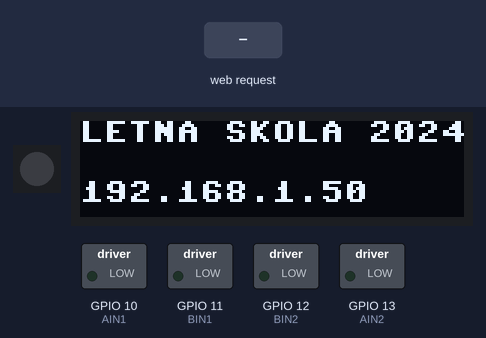
Simulated run of this program. Board: ESP32 board running MicroPython. Shown: 1 RGB LEDs in strip order, left to right, 128×32 one-colour display, switched loads named in the program (green lamp = pin HIGH). Inputs (shaded band) come from the test bench. Dim RGB values are drawn brighter than linear; WiFi joins after 1.5 s; library files of the repository ran but are not shown: ssd1306.py; what the program prints to the serial console is not drawn.

Above: at 2.7 s.
2.8 s: HTTP request GET /?start received
At 4.0 s:
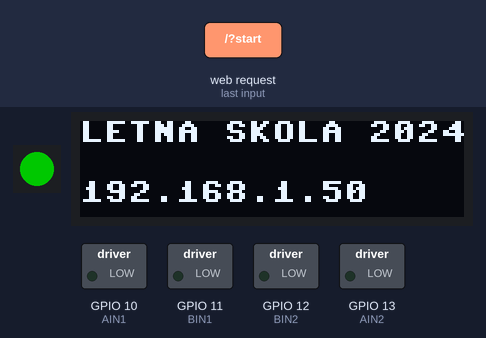
4.3 s: HTTP request GET /?stop received
At 5.3 s:
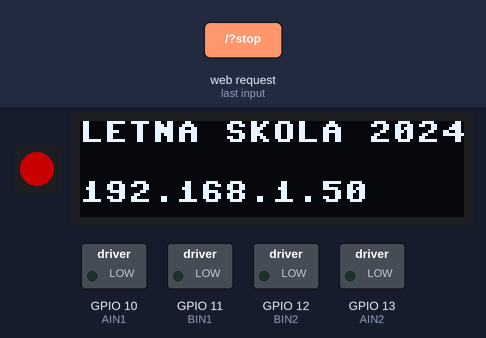
5.8 s: HTTP request GET /?leftp received
At 6.4 s:
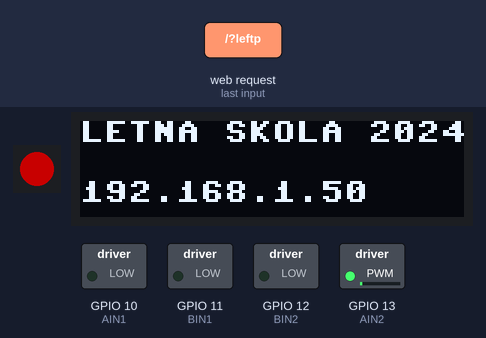
7.3 s: HTTP request GET /?rightp received
At 7.6 s:
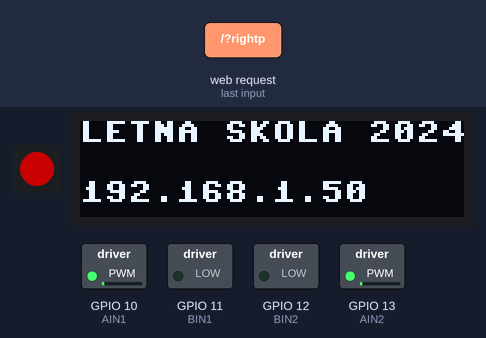
8.8 s: HTTP request GET /?leftm received
At 9.9 s:
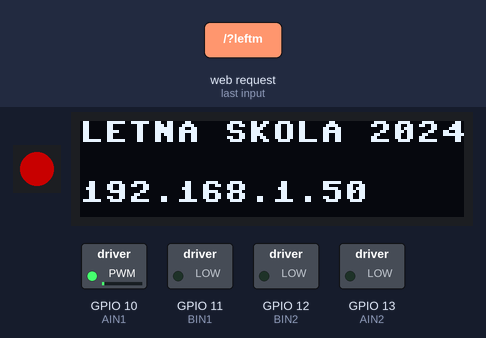
10.3 s: HTTP request GET /?leftm received
At 11.1 s:
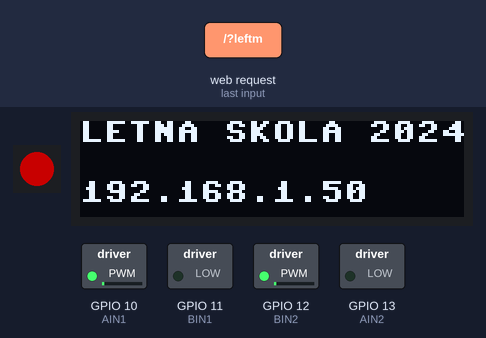
Timing chart, 0 to 12.8 s (numbered marks = the images above; inputs shaded):
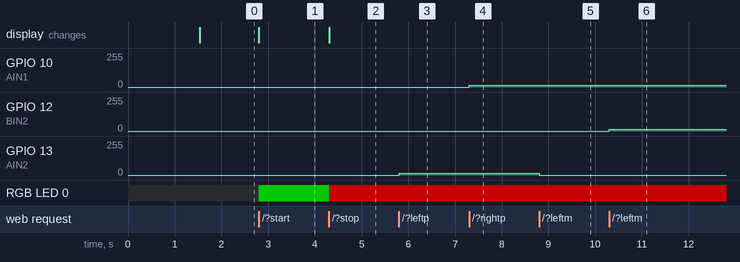

Measured:
- after the input at 2.8 s, RGB LED 0: off → RGB(0, 100, 0) at once
- after the input at 4.3 s, RGB LED 0: RGB(0, 100, 0) → RGB(100, 0, 0) at once
- after the input at 5.8 s, GPIO 13 (AIN2): 0/255 → 12/255 at once
- after the input at 7.3 s, GPIO 10 (AIN1): 0/255 → 12/255 at once
- after the input at 8.8 s, GPIO 13 (AIN2): 12/255 → 0/255 at once
- after the input at 10.3 s, GPIO 12 (BIN2): 0/255 → 12/255 at once

The program:

finalna_aplikacia.py
```python
"""
webova stranka.

online editor webstranok: https://www.w3schools.com/html/tryit.asp?filename=tryhtml_editor

"""
import sys
try:
    import usocket as socket
except:
    import socket
import network
import esp
import gc
from machine import Pin
from machine import I2C
import neopixel
import time
import trieda_motor
from ssd1306 import SSD1306_I2C

esp.osdebug(None)
gc.collect()

# nazov_wifi_siete = 'KTK-96385247'
# heslo_wifi_siete = 'Kopera00'

nazov_wifi_siete = 'KTK-LETNA_SKOLA_2024'
heslo_wifi_siete = 'veronika'

# # kod pre vytvorenie pristupoveho bodu (access point)
# ap = network.WLAN(network.AP_IF)
# ap.active(True)
# ap.config(essid=nazov_wifi_siete, authmode=3, password=heslo_wifi_siete)
# while ap.active() is False:
#     pass
# #
# print('Connection successful')
# print(ap.ifconfig())
# #
# ip_address = ap.ifconfig()[0]
# print(ip_address)


# kod pre vytvorenie klienta (client)
station = network.WLAN(network.STA_IF)
station.active(True)
if not station.isconnected():
    station.connect(nazov_wifi_siete, heslo_wifi_siete)
    while station.isconnected() is False:
        pass

print('Connection to access point successful')
print(station.ifconfig())

ip_address = station.ifconfig()[0]
print(ip_address)

np = neopixel.NeoPixel(Pin(14), 1)


def led_zhasni() -> None:
    """
    Tato funkcia zhasne seriovu RGB led diodu.

    :param: None
    :return: None
    """
    np[0] = (0, 0, 0)
    np.write()


def led_zasviet(R: int, G: int, B: int) -> None:
    """
    Tato funkcia zasvieti zvolenu farbu na seriovej RGB led diode.

    :param R: int
    :param G: int
    :param B: int
    :return: None

    Parametre:
    - prvy parameter je intenzita cervenej farby (0-255)
    - druhy parameter je intenzita zelenej farby (0-255)
    - treti parameter je intenzita modrej farby (0-255)
    """
    np[0] = (R, G, B)
    np.write()


WIDTH = 128
HEIGHT = 32
# I2C0 pin assignments
SCL = 9  # 22
SDA = 8  # 21
i2c = I2C(0, scl=Pin(SCL), sda=Pin(SDA), freq=400000)
# k = i2c.scan()
display = SSD1306_I2C(WIDTH, HEIGHT, i2c)
display.text("LETNA SKOLA 2024", 0, 0)
display.text(ip_address, 0,20 )
display.show()

mot = trieda_motor.Motor()
speed_r = 0
speed_l = 0
b_state = 'Stop'
shift_l = 0
shift_r = 0


def b_control() -> None:
    """
    Tato funkcia nastavi zvolene rychlosti na oba motory.

    :param: None
    :return: None
    """
    global speed_r
    global speed_l
    global shift_l
    global shift_r

    if speed_l >= 0:
        mot.lavy_motor_dopredu(speed_l + shift_l)
    else:
        mot.lavy_motor_dozadu((-speed_l) + shift_l)

    if speed_r >= 0:
        mot.pravy_motor_dopredu(speed_r + shift_r)
    else:
        mot.pravy_motor_dozadu((-speed_r) + shift_r)


background_color = 'white'
text_color = 'black'
change_color_text = 'turn on dark mode'


def web_page() -> str:
    """
    Tato funkcia nam vrati webovu stranku.

    :param: None
    :return: str

    Return:
    - funkcia nam navrati webovu stranku ako string.
    """
    global speed_l
    global speed_r
    global b_state
    global background_color
    global text_color
    global change_color_text
    global shift_l
    global shift_r
    html = """
    <html>
        <head>
            <title>ESP32-S2  - SHIP/CAR  -  Web Server</title>
            <meta name="viewport" content="width=device-width, initial-scale=1">
            <link rel="icon" href="data:,">

            <style>

                body{
                    background-color: """ + background_color + """;
                }

                html{
                    font-family: Helvetica;
                    display:inline-block;
                    margin: 0px auto;
                    text-align: center;
                }

                h1{
                    color: #0F3376;
                    padding: 2vh;
                }

                p{
                    font-size: 1.5rem;
                    color: """ + text_color + """;
                }

                .button{
                    display: inline-block;
                    background-color: #e7bd3b;
                    border: none;
                    border-radius: 4px;
                    color: white;
                    text-decoration: none;
                    font-size: 30px;
                    width:100%
                }

                .button2{
                    background-color: #4286f4;
                    width:49%;
                }

                input[type=text] {
                  background-color: #4286f4;
                  color: white;
                  font-size: 25px;
                }

                input[type=button], input[type=submit], input[type=reset] {
                    background-color: #e7bd3b;
                    border: none;
                    color: white;
                    padding: 16px 32px;
                    text-decoration: none;
                    margin: 4px 2px;
                    cursor: pointer;
                    font-size: 25px;
                }

                label{
                    font-size: 25px;
                    color: """ + text_color + """;
                }

            </style>

        </head>
        <body>
            <h1>ESP32-S2  - SHIP/CAR  -  Web Server</h1>

            <p><a href='/?change_color_mode'>
                <button class="button"> """ + change_color_text + """ </button>
            </a></p>

            <p>MOTOR_R: <strong>""" + str(speed_r) + """</strong></p>
            <p>MOTOR_L: <strong>""" + str(speed_l) + """</strong></p>
            <p>MOTOR_STATE: <strong>""" + b_state + """</strong></p>

            <p></p>

            <a href='/?start'>
                <button class="button">START</button>
            </a>

            <p></p>

            <a href='/?leftp'>
                <button class="button button2">MotorL+</button>
            </a>

            <a href='/?rightp'>
                <button class="button button2" >MotorR+</button>
            </a>

            <p></p>

            <a href='/?leftm'>
                <button class="button button2">MotorL-</button>
            </a>

            <a href='/?rightm'>
                <button class="button button2" >MotorR-</button>
            </a>

            <p></p>

            <a href='/?stop'>
                <button class="button button">STOP</button>
            </a>

            <p></p>

            <p>MOTOR_R_ADJUSTMENT: <strong>""" + str(shift_r) + """</strong></p>
            <p>MOTOR_L_ADJUSTMENT: <strong>""" + str(shift_l) + """</strong></p>

            <form action = '/?adjusting_speed'>
                <label for='right_adjustment'>Right wheel speed adjustment: </label>
                <input type='text' name='right_adjustment', name='left_adjustment'>
                <p></p>
                <label for='left_adjustment'>Left wheel speed adjustment: </label>
                <input type='text' name='left_adjustment', name='left_adjustment'>
                <p></p>
                <input type='submit' value='SET'>
            </form>

            <p>Author: prof. Ing. Juraj Micek PhD.</p>
            <p>University: University of Zilina</p>
            <p>Faculty: Faculty of Management, Science and Informatics</p>
            <p>Department: Department of Technical Cybernetics</p>

        </body>
    </html>"""

    return html


s = socket.socket(socket.AF_INET, socket.SOCK_STREAM)
s.setsockopt(socket.SOL_SOCKET, socket.SO_REUSEADDR, 1)
s.bind(('', 80))
s.listen(5)

while True:
    try:
        conn, addr = s.accept()
        print('Got a connection from %s' % str(addr))
        conn.settimeout(5)
        request = conn.recv(1024)
        # print(request)
        request = str(request, 'utf-8')
        # print('The Content = %s' % request)

        change_color = request.find('/?change_color_mode')
        if change_color == 4:
            if background_color == 'white':
                background_color = 'black'
                text_color = 'white'
                change_color_text = 'turn on light mode'
            elif background_color == 'black':
                background_color = 'white'
                text_color = 'black'
                change_color_text = 'turn on dark mode'

        start = request.find('/?start')
        if start == 4:
            b_state = "Going"
            led_zhasni()
            led_zasviet(0, 100, 0)

        leftp = request.find('/?leftp')
        if leftp == 4:
            if speed_l < 1000:
                speed_l = speed_l + 50
            b_state = "Going"
            b_control()

        leftm = request.find('/?leftm')
        if leftm == 4:
            if speed_l > -1000:
                speed_l = speed_l - 50
            b_state = "Going"
            b_control()

        rightp = request.find('/?rightp')
        if rightp == 4:
            if speed_r < 1000:
                speed_r = speed_r + 50
            b_state = "Going"
            b_control()

        rightm = request.find('/?rightm')
        if rightm == 4:
            if speed_r > -1000:
                speed_r = speed_r - 50
            b_state = "Going"
            b_control()

        stop = request.find('/?stop')
        if stop == 4:
            b_state = "Stop"
            speed_l = 0
            speed_r = 0
            led_zhasni()
            led_zasviet(100, 0, 0)
            b_control()

        adjusting_speed = request.find('/?right_adjustment')
        if adjusting_speed == 4:
            zaciatok = request.find('/?right_adjustment')
            pom = request[zaciatok + len('/?right_adjustment='):]
            koniec = pom.find('HTTP/')
            zadany_text = pom[:koniec-1]
            zaciatok_2 = zadany_text.find('&')
            shift_r_pom = zadany_text[:zaciatok_2]
            shift_l_pom = zadany_text[zaciatok_2 + len('left_adjustment=') + 1:]
            try:
                shift_l = int(shift_l_pom)
            except ValueError:
                pass

            try:
                shift_r = int(shift_r_pom)
            except ValueError:
                pass

        print('speed_l = ' + str(speed_l))
        print('speed_r = ' + str(speed_r))
        print('shift_l = ' + str(shift_l))
        print('shift_r = ' + str(shift_r))
        print()
        response = web_page()
        conn.send(response)
        conn.close()

    except OSError as e:
        print(e)
        pass

    time.sleep(0.1)

sys.exit(0)
```

trieda_motor.py
```python
"""Trieda na pracu s motormi."""
from machine import Pin
from machine import PWM
import time
# import sys


class Motor:
    """Tato trieda sluzi na pracu  motormi."""

    def __init__(self) -> None:
        """
        Konstruktor triedy.

        :param: None
        :return: None
        """
        self.AIN1 = PWM(Pin(10), freq = 1000, duty = 0)
        self.BIN1 = PWM(Pin(11), freq = 1000, duty = 0)
        self.AIN2 = PWM(Pin(13), freq = 1000, duty = 0)
        self.BIN2 = PWM(Pin(12), freq = 1000, duty = 0)

    def lavy_motor_dopredu(self, rychlost: int) -> None:
        """
        Tato funkcia aktivuje pohyb laveho motora dopredu.

        :param rychlost: int
        :return: None

        Parametre:
        - prvy parameter je rychlost s ktorou sa bude pohybovat lavy motor dopredu.
        Hodnota tohto parametra musi byt v rozsahu 0 az 1023
        """
        if rychlost > 1023:
            rychlost = 1023
        if rychlost < 0:
            rychlost = 0

        self.AIN2.duty(0)
        self.BIN2.duty(0)

        self.AIN2.duty(rychlost)
        self.BIN2.duty(0)

    def lavy_motor_dozadu(self, rychlost: int) -> None:
        """
        Tato funkcia aktivuje pohyb laveho motora dozadu.

        :param rychlost: int
        :return: None

        Parametre:
        - prvy parameter je rychlost s ktorou sa bude pohybovat lavy motor dozadu.
        Hodnota tohto parametra musi byt v rozsahu 0 az 1023
        """
        if rychlost > 1023:
            rychlost = 1023
        if rychlost < 0:
            rychlost = 0

        self.AIN2.duty(0)
        self.BIN2.duty(0)

        self.AIN2.duty(0)
        self.BIN2.duty(rychlost)

    def pravy_motor_dopredu(self, rychlost: int) -> None:
        """
        Tato funkcia aktivuje pohyb praveho motora dopredu.

        :param rychlost: int
        :return: None

        Parametre:
        - prvy parameter je rychlost s ktorou sa bude pohybovat pravy motor dopredu.
        Hodnota tohto parametra musi byt v rozsahu 0 az 1023
        """
        if rychlost > 1023:
            rychlost = 1023
        if rychlost < 0:
            rychlost = 0

        self.AIN1.duty(0)
        self.BIN1.duty(0)

        self.AIN1.duty(rychlost)
        self.BIN1.duty(0)

    def pravy_motor_dozadu(self, rychlost: int) -> None:
        """
        Tato funkcia aktivuje pohyb praveho motora dozadu.

        :param rychlost: int
        :return: None

        Parametre:
        - prvy parameter je rychlost s ktorou sa bude pohybovat pravy motor dozadu.
        Hodnota tohto parametra musi byt v rozsahu 0 az 1023
        """
        if rychlost > 1023:
            rychlost = 1023
        if rychlost < 0:
            rychlost = 0

        self.AIN1.duty(0)
        self.BIN1.duty(0)

        self.AIN1.duty(0)
        self.BIN1.duty(rychlost)


# mot = Motor()
#
# mot.pravy_motor_dopredu(512)
# time.sleep(3)
# mot.pravy_motor_dopredu(0)
# time.sleep(1)
# mot.pravy_motor_dozadu(512)
# time.sleep(3)
# mot.pravy_motor_dozadu(0)
# time.sleep(1)
#
# mot.lavy_motor_dopredu(512)
# time.sleep(3)
# mot.lavy_motor_dopredu(0)
# time.sleep(1)
# mot.lavy_motor_dozadu(512)
# time.sleep(3)
# mot.lavy_motor_dozadu(0)
# time.sleep(1)
#
# sys.exit(0)
```
